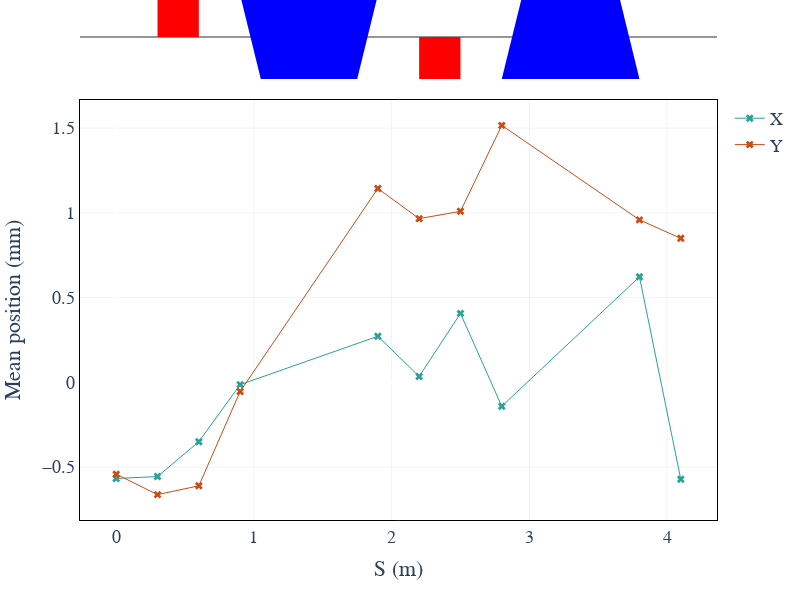

Notebook code cell kept with this figure:
### Markdown cell above
### Mean observer

### Code cell
# Using Plotly
manzoni_plot = vis.ManzoniPlotlyArtist(width=800, height=600)
manzoni_plot.plot_cartouche(sequence.df, unsplit_bends=False, vertical_position=1.15)
manzoni_plot.tracking(beam_observer_mean, plane='X') 
manzoni_plot.tracking(beam_observer_mean, plane='Y') 
manzoni_plot.fig['data'][0]['showlegend'] = True
manzoni_plot.fig['data'][1]['showlegend'] = True
manzoni_plot.render()
manzoni_plot.save("figures/mean_observer_plotly.png", file_format='png')

# Using matplotlib
plt.rc('text', usetex=False)
fig = plt.figure(figsize=(14,8))
ax = fig.add_subplot(111)
manzoni_plot = vis.ManzoniMatplotlibArtist(ax=ax)
manzoni_plot.plot_cartouche(sequence.df) # Preparation of the plot
manzoni_plot.plot_beamline(sequence.df, print_label=True, with_aperture=True) # Preparation of the plot
manzoni_plot.tracking(beam_observer_mean, plane='X')
manzoni_plot.tracking(beam_observer_mean, plane='Y')
ax.legend(loc='upper left')
fig.savefig("figures/mean_observer_matplotlib.png")

### Figure 1 — Plotly figure (JSON) as saved in the notebook; plotly's stock layout.template omitted (floating-point values rounded to 4 significant figures)
{"data": [{"line": {"width": 1}, "marker": {"color": "#2aa198", "size": 7, "symbol": 4}, "mode": "markers+lines", "name": "X", "showlegend": true, "type": "scatter", "x": [0, 0.3, 0.6, 0.9, 1.9, 2.2, 2.5, 2.8, 3.8, 4.1], "y": [-0.5672, -0.5561, -0.3502, -0.01347, 0.2717, 0.03482, 0.4068, -0.1413, 0.6227, -0.572]}, {"line": {"width": 1}, "marker": {"color": "#cb4b16", "size": 7, "symbol": 4}, "mode": "markers+lines", "name": "Y", "showlegend": true, "type": "scatter", "x": [0, 0.3, 0.6, 0.9, 1.9, 2.2, 2.5, 2.8, 3.8, 4.1], "y": [-0.5418, -0.6625, -0.6104, -0.05412, 1.144, 0.9657, 1.009, 1.516, 0.9586, 0.8496]}], "layout": {"font": {"family": "serif", "size": 18}, "height": 600, "plot_bgcolor": "rgba(0, 0, 0, 0)", "shapes": [{"line": {"color": "rgb(150, 150, 150)", "width": 2}, "type": "line", "x0": 0, "x1": 1, "xref": "paper", "y0": 1.15, "y1": 1.15, "yref": "paper"}, {"fillcolor": "#FF0000", "line": {"width": 0}, "type": "rect", "x0": 0.3, "x1": 0.6, "xref": "x", "y0": 1.15, "y1": 1.25, "yref": "paper"}, {"fillcolor": "#0000FF", "line": {"width": 0}, "path": "M0.8999999999999999,1.25 H1.9 L1.75,1.0499999999999998 H1.0499999999999998 Z", "type": "path", "xref": "x", "yref": "paper"}, {"fillcolor": "#FF0000", "line": {"width": 0}, "type": "rect", "x0": 2.2, "x1": 2.5, "xref": "x", "y0": 1.05, "y1": 1.15, "yref": "paper"}, {"fillcolor": "#0000FF", "line": {"width": 0}, "path": "M2.9499999999999993,1.25 H3.6499999999999995 L3.7999999999999994,1.0499999999999998 H2.7999999999999994 Z", "type": "path", "xref": "x", "yref": "paper"}], "width": 800, "xaxis": {"autorange": true, "gridcolor": "grey", "gridwidth": 0.1, "linecolor": "black", "linewidth": 1, "mirror": true, "range": [-0.2631, 4.363], "showgrid": true, "title": {"text": "S (m)"}, "type": "linear"}, "yaxis": {"autorange": true, "exponentformat": "power", "gridcolor": "grey", "gridwidth": 0.1, "linecolor": "black", "linewidth": 1, "mirror": true, "range": [-0.8122, 1.666], "title": {"text": "Mean position (mm)"}, "type": "linear"}}}
